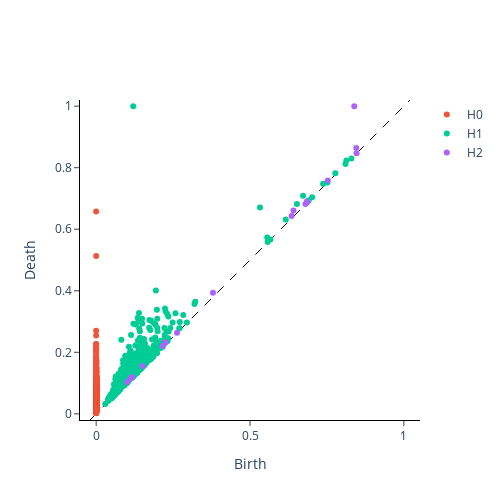

This figure's notebook cell:
### Markdown cell above
# Topology
We chec with Giotto-tda that the topology of the decison boundary is indeed that one of $\mathbb RP^2$, as expected.

### Code cell
# check topology from d_final

vr = VietorisRipsPersistence(collapse_edges=True, max_edge_length=1,
                             metric="precomputed", n_jobs=-1, 
                             homology_dimensions=(0,1,2))
diag = vr.fit_transform([d_final])

plot_diagram(diag[0])

### Figure 1 — Plotly figure (JSON) as saved in the notebook; plotly's stock layout.template omitted (floating-point values rounded to 4 significant figures; data arrays with more than 128 entries replaced by an {"elided": "..."} marker saying what was removed)
{"data": [{"hoverinfo": "none", "line": {"color": "black", "dash": "dash", "width": 1}, "mode": "lines", "showlegend": false, "type": "scatter", "x": [-0.02, 1.02], "y": [-0.02, 1.02]}, {"hoverinfo": "text", "hovertext": {"elided": "1716 str values"}, "mode": "markers", "name": "H0", "type": "scatter", "x": {"elided": "1716 int values"}, "y": {"elided": "1716 float values"}}, {"hoverinfo": "text", "hovertext": {"elided": "474 str values"}, "mode": "markers", "name": "H1", "type": "scatter", "x": {"elided": "474 float values"}, "y": {"elided": "474 float values"}}, {"hoverinfo": "text", "hovertext": ["(0.8463632464408875, 0.8466371893882751)", "(0.8454660773277283, 0.8640064597129822)", "(0.8388278484344482, 1.0)", "(0.7527782917022705, 0.7583417296409607)", "(0.6858623027801514, 0.6880839467048645)", "(0.684878408908844, 0.6899059414863586)", "(0.6801460981369019, 0.6818193793296814)", "(0.6412960886955261, 0.6605414748191833)", "(0.6352946758270264, 0.6426041126251221)", "(0.37973126769065857, 0.3935796320438385)", "(0.26276063919067383, 0.2633136808872223)", "(0.225384920835495, 0.23273636400699615)", "(0.21607272326946259, 0.220111683011055)", "(0.15109175443649292, 0.15576761960983276)", "(0.11615389585494995, 0.11979072540998459)", "(0.11174485087394714, 0.11455681920051575)", "(0.10042838007211685, 0.10373707860708237)"], "mode": "markers", "name": "H2", "type": "scatter", "x": [0.8464, 0.8455, 0.8388, 0.7528, 0.6859, 0.6849, 0.6801, 0.6413, 0.6353, 0.3797, 0.2628, 0.2254, 0.2161, 0.1511, 0.1162, 0.1117, 0.1004], "y": [0.8466, 0.864, 1, 0.7583, 0.6881, 0.6899, 0.6818, 0.6605, 0.6426, 0.3936, 0.2633, 0.2327, 0.2201, 0.1558, 0.1198, 0.1146, 0.1037]}], "layout": {"height": 500, "plot_bgcolor": "white", "width": 500, "xaxis": {"autorange": false, "exponentformat": "e", "linecolor": "black", "linewidth": 1, "mirror": false, "range": [-0.02, 1.02], "showexponent": "all", "showline": true, "side": "bottom", "ticks": "outside", "title": {"text": "Birth"}, "type": "linear", "zeroline": true}, "yaxis": {"autorange": false, "exponentformat": "e", "linecolor": "black", "linewidth": 1, "mirror": false, "range": [-0.02, 1.02], "scaleanchor": "x", "scaleratio": 1, "showexponent": "all", "showline": true, "side": "left", "ticks": "outside", "title": {"text": "Death"}, "type": "linear", "zeroline": true}}}
